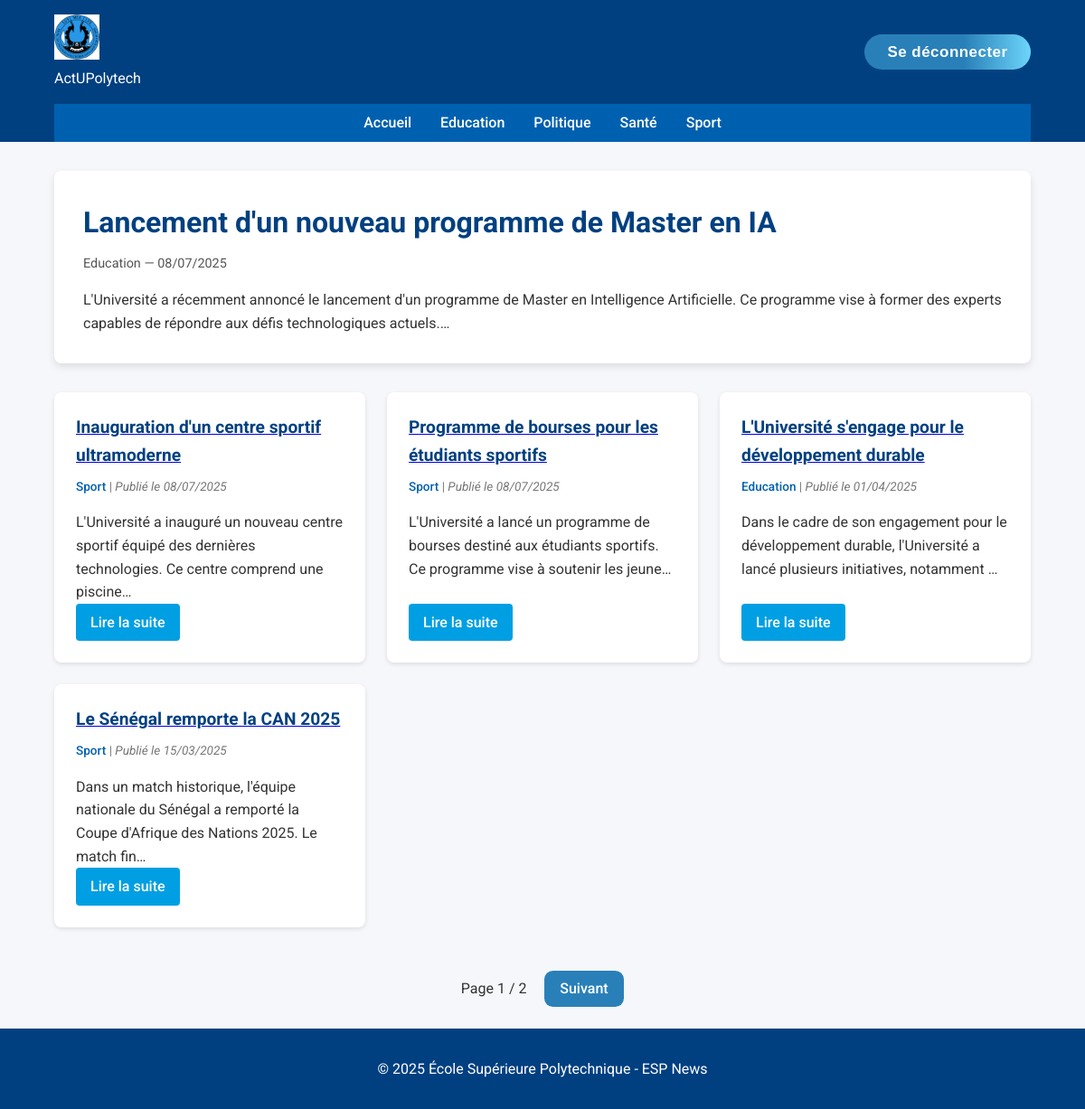
The page / (signed in) on the database its author committed.
### tables this page shows
CREATE TABLE Categorie(
    id INT PRIMARY KEY AUTO_INCREMENT,
    libelle VARCHAR(20)
);

CREATE TABLE Article(
    id INT PRIMARY KEY AUTO_INCREMENT,
    titre VARCHAR(255),
    contenu TEXT,
    dateCreation DATETIME DEFAULT NOW(),
    dateModification DATETIME DEFAULT NOW() ON UPDATE NOW(),
    categorie INT,
    FOREIGN KEY (categorie) REFERENCES Categorie(id)
);

### app/controllers/homeController.php (called while the page is built, shortened)
<?php
require_once 'app/models/article.php';
require_once 'app/models/categorie.php';
class HomeController {
    public function index() {
   $articleModel = new Article();
    $page = isset($_GET['page']) ? max(1, (int)$_GET['page']) : 1;
    $perPage = 5;
    $total = $articleModel->countAll();
    $articles = $articleModel->getPaginatedArticles($page, $perPage);
    $totalPages = max(1, ceil($total / $perPage));
    require_once 'app\views\home.php';
}
}

### app/models/categorie.php (called while the page is built, shortened)
<?php
require_once __DIR__ . '/../views/includes/db.php';
class Categorie {
    private $pdo;
   public function __construct() {
        global $pdo;
        $this->pdo = $pdo;
    }
    public function getAllCategories() {
        $stmt = $this->pdo->query("SELECT id, libelle FROM Categorie ORDER BY libelle");
        return $stmt->fetchAll(PDO::FETCH_ASSOC);
    }
}

### app/models/article.php (called while the page is built, shortened)
<?php
require_once __DIR__ . '/../views/includes/db.php';
class Article {
    private $pdo;
    public function __construct() {
        global $pdo;
        $this->pdo = $pdo;
    }
    public function countAll($categoryId = null) {
    if ($categoryId) {
        $stmt = $this->pdo->prepare("SELECT COUNT(*) FROM Article WHERE categorie = ?");
        $stmt->execute([$categoryId]);
    } else {
        $stmt = $this->pdo->query("SELECT COUNT(*) FROM Article");
    }
    return $stmt->fetchColumn();
    }
    public function getPaginatedArticles($page, $perPage, $categoryId = null) {
        $offset = ($page - 1) * $perPage;
        if ($categoryId) {
            $stmt = $this->pdo->prepare("SELECT a.*, c.libelle FROM Article a JOIN Categorie c ON a.categorie = c.id WHERE a.categorie = ? ORDER BY a.dateCreation DESC LIMIT ?, ?");
            $stmt->bindValue(1, $categoryId, PDO::PARAM_INT);
            $stmt->bindValue(2, $offset, PDO::PARAM_INT);
            $stmt->bindValue(3, $perPage, PDO::PARAM_INT);
            $stmt->execute();
        } else {
            $stmt = $this->pdo->prepare("SELECT a.*, c.libelle FROM Article a JOIN Categorie c ON a.categorie = c.id ORDER BY a.dateCreation DESC LIMIT ?, ?");
            $stmt->bindValue(1, $offset, PDO::PARAM_INT);
            $stmt->bindValue(2, $perPage, PDO::PARAM_INT);
            $stmt->execute();
        }
        return $stmt->fetchAll(PDO::FETCH_ASSOC);
    }
}
?>

### app/views/home.php (the view, shortened to what this page needs)
<?php include 'app\views\includes\header.php'; ?>
<section class="hero">
  <?php if (!empty($articles)):
    $first = $articles[0]; ?>
    <a href="/esp_news_mvc/index.php?controller=article&action=show&id=<?= $first['id'] ?>" class="hero-link">
      <div class="hero-content">
        <h1><?= htmlspecialchars($first['titre']) ?></h1>
        <p class="hero-meta">
          <?= htmlspecialchars($first['libelle']) ?> —
          <?= date('d/m/Y', strtotime($first['dateCreation'])) ?>
        </p>
        <p><?= substr(strip_tags($first['contenu']), 0, 200) ?>…</p>
      </div>
    </a>
  <?php endif; ?>
</section>
<section class="articles-grid">
  <?php foreach (array_slice($articles, 1) as $article): ?>
    <article class="card">
      <a href="/esp_news_mvc/index.php?controller=article&action=show&id=<?= $article['id'] ?>">
        <h2><?= htmlspecialchars($article['titre']) ?></h2>
      </a>
      <p class="card-meta">
        <a href="/esp_news_mvc/index.php?controller=categorie&action=index&id=<?= $article['categorie'] ?>" class="categorie-link">
          <?= htmlspecialchars($article['libelle']) ?>
        </a>
        | <em>Publié le <?= date('d/m/Y', strtotime($article['dateCreation'])); ?></em>
      </p>
      <p><?= substr(strip_tags($article['contenu']), 0, 120) ?>…</p>
      <a href="/esp_news_mvc/index.php?controller=article&action=show&id=<?= $article['id'] ?>" class="btn-read">Lire la suite</a>
    </article>
  <?php endforeach; ?>
</section>
<?php if ($totalPages > 1): ?>
  <div class="pagination">
    Page <?= $page ?> / <?= $totalPages ?>
    <?php if ($page < $totalPages): ?>
      <a href="?page=<?= $page+1 ?>">Suivant</a>
    <?php endif; ?>
  </div>
<?php endif; ?>
<?php include 'app\views\includes\footer.php'; ?>

### index.php (shortened to what this page needs)
<?php
$controller = isset($_GET['controller']) ? $_GET['controller'] : 'home';
switch ($controller) {
    case 'home':
        require_once './app/controllers/homeController.php';
        $homeController = new HomeController();
        $homeController->index();
        break;
}
?>

### app/views/includes/header.php (shortened to what this page needs)
<?php
require_once 'db.php';
require_once 'app\models\categorie.php';
$categoryModel = new Categorie();
$navCats = $categoryModel->getAllCategories();
?>
<!DOCTYPE html>
<html lang="fr">
<head>
  <link rel="stylesheet" href="public\styles.css">
</head>
<body>
<header class="site-header">
  <div class="header-top container">
    <div class="logo">
      <a href="/esp_news_mvc/index.php">
        <img src="public\img\logo.png" alt="ESP Logo">
      </a>
      <p>ActUPolytech</p>
    </div>
    <?php if (!empty($_SESSION['user_id'])): ?>
  <form action="?controller=auth&action=logout" method="post" >
    <button type="submit" class="logout-btn">Se déconnecter</button>
  </form>
<?php endif; ?>
  </div>
  <nav class="site-nav container" id="siteNav">
    <ul class="nav-list">
      <li><a href="/esp_news_mvc/index.php">Accueil</a></li>
      <?php foreach ($navCats as $cat): ?>
        <li>
          <a href="/esp_news_mvc/index.php?controller=categorie&action=index&id=<?= $cat['id'] ?>">
            <?= htmlspecialchars($cat['libelle']) ?>
          </a>
        </li>
      <?php endforeach; ?>
    </ul>
  </nav>
</header>
<main class="site-main container">

### app/views/includes/footer.php (shortened to what this page needs)
</main>
<footer class="footer">
    <p>© <?php echo date("Y"); ?> École Supérieure Polytechnique - ESP News</p>
</footer>
</body>
</html>

### public/styles.css (style rules this page uses)
* { margin:0; padding:0; box-sizing:border-box; }
body { font-family: 'Roboto', sans-serif; background:#f5f7fa; color:#333; line-height:1.6; }
.container { width:90%; max-width:1200px; margin:0 auto; }
.site-header { background:#004080; color:#fff; }
.header-top { display:flex; justify-content:space-between; align-items:center; padding:1rem 0; }
.logo img { height:50px; }
.site-nav { background:#0060b0; }
.nav-list { list-style:none; display:flex; justify-content:center; flex-wrap:wrap; }
.nav-list li { margin:0.5rem 1rem; }
.nav-list a { color:#fff; text-decoration:none; font-weight:500; }
.hero { margin:2rem 0; background:#fff; border-radius:8px; overflow:hidden; box-shadow:0 4px 8px rgba(0,0,0,0.1); }
.hero-link { display:block; color:inherit; text-decoration:none; }
.hero-content { padding:2rem; }
.hero-content h1 { font-size:2rem; margin-bottom:0.5rem; color:#004080; }
.hero-meta { font-size:0.9rem; color:#555; margin-bottom:1rem; }
.articles-grid { display:grid; grid-template-columns:repeat(auto-fit,minmax(280px,1fr)); gap:1.5rem; margin-bottom:3rem; }
.card { background:#fff; padding:1.5rem; border-radius:8px; box-shadow:0 2px 5px rgba(0,0,0,0.1); display:flex; flex-direction:column; justify-content:space-between; }
.card h2 { font-size:1.2rem; color:#004080; margin-bottom:0.5rem; }
.card-meta { font-size:0.85rem; color:#777; margin-bottom:1rem; }
.categorie-link { color:#0060b0; text-decoration:none; font-weight:500; }
.btn-read { align-self:flex-start; margin-top:auto; background:#009FE3; color:#fff; padding:0.5rem 1rem; border-radius:4px; text-decoration:none; font-weight:500; }
.footer { background:#004080; color:#fff; text-align:center; padding:2rem 0; }
.footer p { margin:0; }
.pagination { display: flex; align-items: center; justify-content: center; margin: 1.5em 0; gap: 1.2em; }
.pagination a { background: #2980b9; color: #fff; padding: .45em 1.1em; border-radius: .6em; text-decoration: none; font-weight: 500; transition: background .2s; }
.logout-btn { background: linear-gradient(90deg, #2980b9 60%, #6dd5fa 100%); color: #fff; border: none; padding: 0.55em 1.5em; border-radius: 2em; font-weight: 600; font-size: 1.06em; box-shadow: 0 2px 8px rgba(41,128,185,0.07); cursor: pointer; transition: background 0.2s, transform 0.15s; outline: none; letter-spacing: 0.5px; }

### rows shown on the page
categorie: libelle "Education"
categorie: libelle "Politique"
categorie: libelle "Santé"
categorie: libelle "Sport"
article: titre "Lancement d'un nouveau programme de Master en IA", dateCreation "08/07/2025", contenu "L'Université a récemment annoncé le lancement d'un programme de Master en Intelligence Artificielle. Ce programme vise à former des experts capables de répondre aux défis technologiques actuels."
article: titre "Inauguration d'un centre sportif ultramoderne", categorie.libelle "Sport", dateCreation "08/07/2025", contenu "L'Université a inauguré un nouveau centre sportif équipé des dernières technologies. Ce centre comprend une piscine"
article: titre "Programme de bourses pour les étudiants sportifs", categorie.libelle "Sport", dateCreation "08/07/2025", contenu "L'Université a lancé un programme de bourses destiné aux étudiants sportifs. Ce programme vise à soutenir les jeune"
article: titre "L'Université s'engage pour le développement durable", categorie.libelle "Education", dateCreation "01/04/2025", contenu "Dans le cadre de son engagement pour le développement durable, l'Université a lancé plusieurs initiatives, notamment"
article: titre "Le Sénégal remporte la CAN 2025", categorie.libelle "Sport", dateCreation "15/03/2025", contenu "Dans un match historique, l'équipe nationale du Sénégal a remporté la Coupe d'Afrique des Nations 2025. Le match fin"

### other values the page prints
$page "1"
$totalPages "2"
